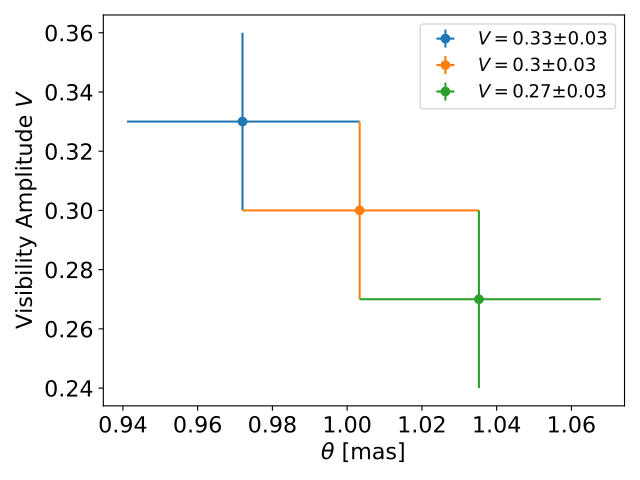

Generate this figure with Python:
import numpy as np
import matplotlib.pyplot as plt
import matplotlib as mpl
mpl.rcParams['xtick.labelsize'] = 16
mpl.rcParams['ytick.labelsize'] = 16
plt.rc("axes", labelsize=16) 
from scipy.optimize import brentq
from scipy.special import j1
import astropy.units as u

def get_theta(V):
    def f(x):
        """Func to find root """
        return j1(x)/x-V/2
    x = brentq(f,0.01,10)
    lam = 1.65*(u.um)
    B = 300*(u.m)
    theta = (x*lam/(np.pi*B)).decompose()
    return (theta*u.rad).to(u.mas)

V = 0.30
theta = get_theta(V)
theta_min = get_theta(V+0.03)
theta_max = get_theta(V-0.03)
print(theta, theta_min, theta_max,[theta-theta_min],[theta_max-theta])

for V in [0.33,0.30,0.27]:
    theta = get_theta(V).value
    theta_min = get_theta(V+0.03).value
    theta_max = get_theta(V-0.03).value
    plt.errorbar([theta], [V], xerr=([theta-theta_min],[theta_max-theta]), yerr=[0.03], marker="o",ls="None", label=rf"$V=${V}$\pm0.03$")
plt.xlabel(r"$\theta$ [$\mathrm{mas}$]")
plt.ylabel(r"Visibility Amplitude $V$")
plt.legend(fontsize=13)
plt.tight_layout()
plt.savefig(r"ASTRO501/hw3a/4b.pdf")
plt.show()
